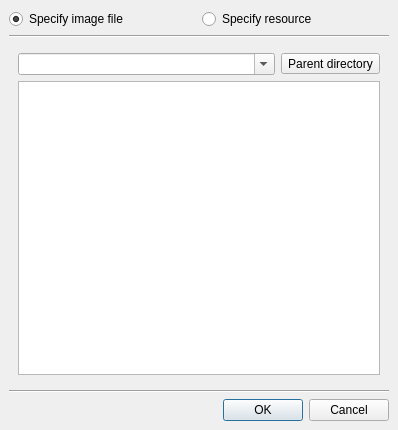
<ui version="4.0" >
 <comment>*********************************************************************
**
** Copyright (C) 1992-2007 TROLLTECH ASA. All rights reserved.
**
** This file is part of the Phone Edition of the Qt Toolkit.
**
** $TROLLTECH_DUAL_LICENSE$
**
** This file is provided AS IS with NO WARRANTY OF ANY KIND, INCLUDING THE
** WARRANTY OF DESIGN, MERCHANTABILITY AND FITNESS FOR A PARTICULAR PURPOSE.
**
*********************************************************************</comment>
 <class>qdesigner_internal::FindIconDialog</class>
 <widget class="QDialog" name="qdesigner_internal::FindIconDialog" >
  <property name="geometry" >
   <rect>
    <x>0</x>
    <y>0</y>
    <width>398</width>
    <height>430</height>
   </rect>
  </property>
  <property name="windowTitle" >
   <string>Find Icon</string>
  </property>
  <layout class="QVBoxLayout" >
   <property name="margin" >
    <number>9</number>
   </property>
   <property name="spacing" >
    <number>6</number>
   </property>
   <item>
    <layout class="QHBoxLayout" >
     <property name="margin" >
      <number>0</number>
     </property>
     <property name="spacing" >
      <number>6</number>
     </property>
     <item>
      <widget class="QRadioButton" name="m_specify_file_input" >
       <property name="text" >
        <string>Specify image file</string>
       </property>
       <property name="checked" >
        <bool>true</bool>
       </property>
      </widget>
     </item>
     <item>
      <widget class="QRadioButton" name="m_specify_resource_input" >
       <property name="text" >
        <string>Specify resource</string>
       </property>
      </widget>
     </item>
    </layout>
   </item>
   <item>
    <widget class="Line" name="line" >
     <property name="orientation" >
      <enum>Qt::Horizontal</enum>
     </property>
    </widget>
   </item>
   <item>
    <widget class="QStackedWidget" name="m_widget_stack" >
     <property name="currentIndex" >
      <number>0</number>
     </property>
     <widget class="QWidget" name="page" >
      <layout class="QVBoxLayout" >
       <property name="margin" >
        <number>9</number>
       </property>
       <property name="spacing" >
        <number>6</number>
       </property>
       <item>
        <layout class="QHBoxLayout" >
         <property name="margin" >
          <number>0</number>
         </property>
         <property name="spacing" >
          <number>6</number>
         </property>
         <item>
          <widget class="QComboBox" name="m_file_input" >
           <property name="editable" >
            <bool>true</bool>
           </property>
           <property name="insertPolicy" >
            <enum>QComboBox::NoInsert</enum>
           </property>
           <property name="autoCompletion" >
            <bool>false</bool>
           </property>
          </widget>
         </item>
         <item>
          <widget class="QToolButton" name="m_cd_up_button" >
           <property name="text" >
            <string>Parent directory</string>
           </property>
           <property name="icon" >
            <iconset/>
           </property>
          </widget>
         </item>
        </layout>
       </item>
       <item>
        <widget class="QListWidget" name="m_icon_view" >
         <property name="iconSize" >
          <size>
           <width>24</width>
           <height>24</height>
          </size>
         </property>
        </widget>
       </item>
      </layout>
     </widget>
     <widget class="QWidget" name="page" />
    </widget>
   </item>
   <item>
    <widget class="Line" name="line_2" >
     <property name="orientation" >
      <enum>Qt::Horizontal</enum>
     </property>
    </widget>
   </item>
   <item>
    <widget class="QDialogButtonBox" name="buttonBox" >
     <property name="orientation" >
      <enum>Qt::Horizontal</enum>
     </property>
     <property name="standardButtons" >
      <set>QDialogButtonBox::Cancel|QDialogButtonBox::NoButton|QDialogButtonBox::Ok</set>
     </property>
    </widget>
   </item>
  </layout>
 </widget>
 <resources>
  <include location="../../designer/designer.qrc" />
  <include location="../../components/formeditor/formeditor.qrc" />
 </resources>
 <connections>
  <connection>
   <sender>buttonBox</sender>
   <signal>accepted()</signal>
   <receiver>qdesigner_internal::FindIconDialog</receiver>
   <slot>accept()</slot>
   <hints>
    <hint type="sourcelabel" >
     <x>72</x>
     <y>402</y>
    </hint>
    <hint type="destinationlabel" >
     <x>91</x>
     <y>373</y>
    </hint>
   </hints>
  </connection>
  <connection>
   <sender>buttonBox</sender>
   <signal>rejected()</signal>
   <receiver>qdesigner_internal::FindIconDialog</receiver>
   <slot>reject()</slot>
   <hints>
    <hint type="sourcelabel" >
     <x>287</x>
     <y>404</y>
    </hint>
    <hint type="destinationlabel" >
     <x>191</x>
     <y>385</y>
    </hint>
   </hints>
  </connection>
 </connections>
</ui>
